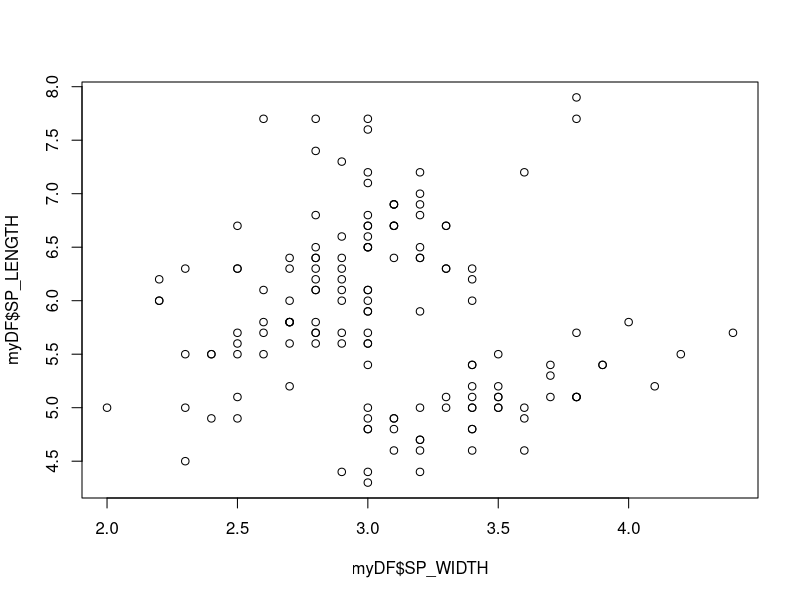
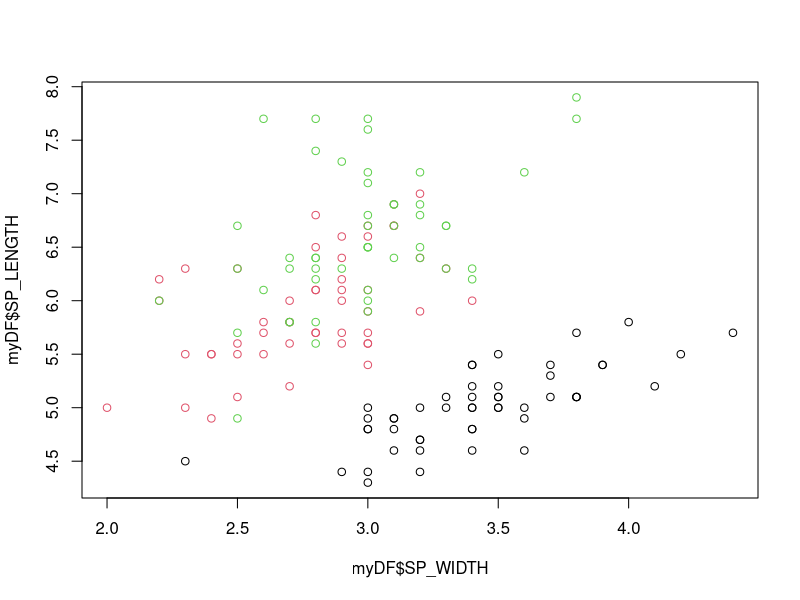
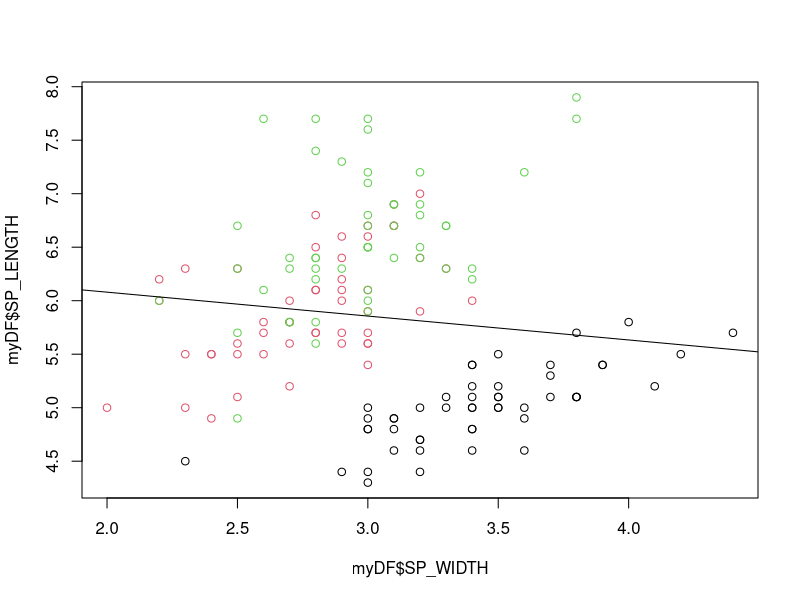
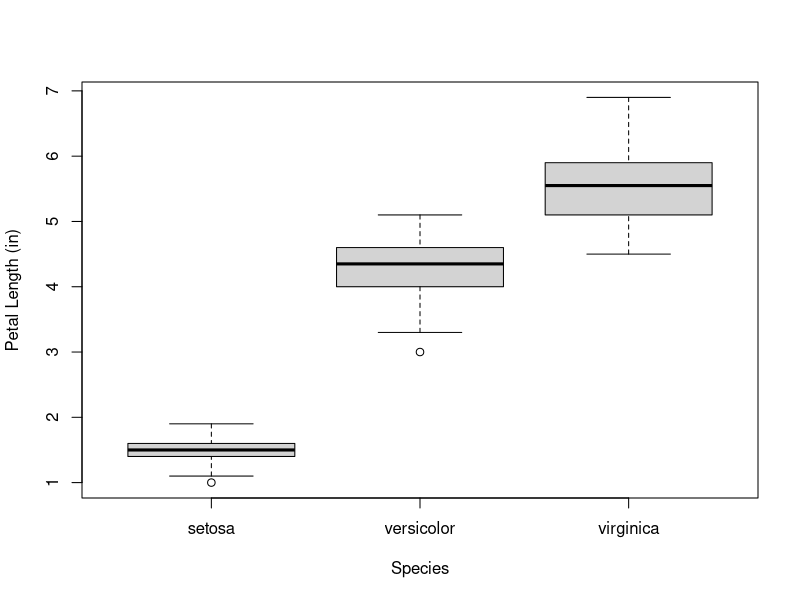
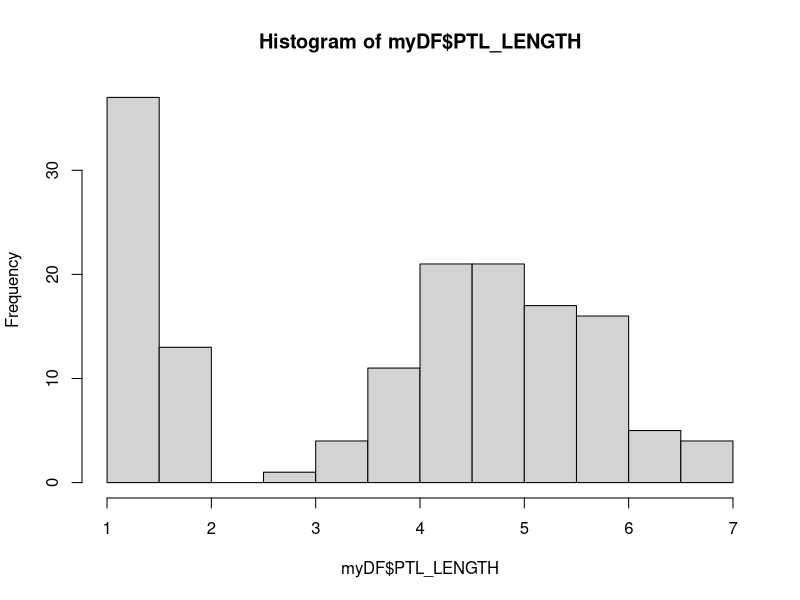
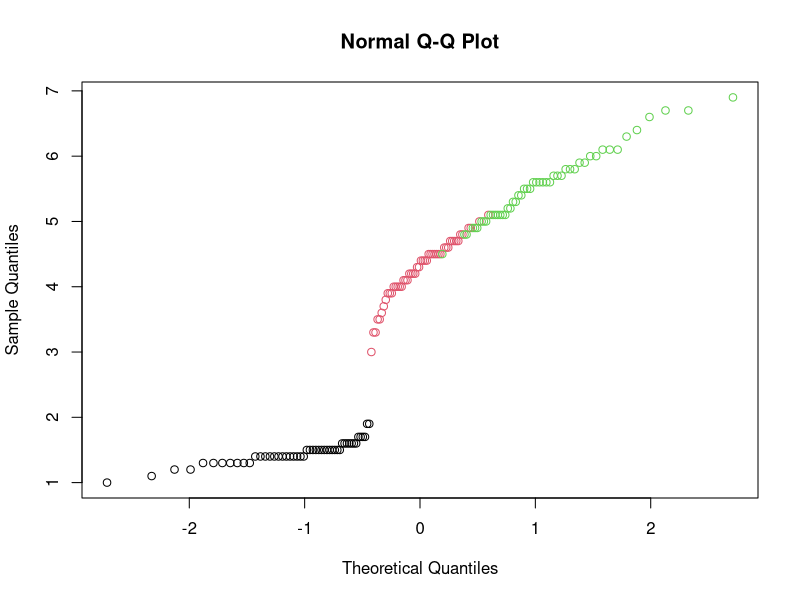

Reproduce these figures in R, in order.

#Lesson 1

#Check working directory
getwd()

#Session info
sessionInfo()


#Make a vector
myVecN<-c(1,2,3,4,5,6,7,8)
class(myVecN)
str(myVecN)

myVecL<-c('one','two',"three",'four',"five",'six')
class(myVecL)

#Remove these objects
rm(myVecN,myVecL)

v1<-c(2,4,6,8,10)
v2<-c(1,1,2,2,0.5)
v3<-v1*v2
v1/v2
v1-v2

myFactor<-factor(c('A','B','C','A','B','C'),levels=c('C',"B",'A'))
myFactor

sort(myFactor)

data()



#Use iris dataset for plotting

myDF<-iris
help(iris)
?iris

head(myDF)
tail(myDF)

unique(myDF$Species)
?unique

table(myDF$Species)

#Subsetting
myDF[1:5,c('Species','Sepal.Length')]

setosa<-myDF[myDF$Species == 'setosa',]


#Get column names
names(myDF)

#Rename Species as upper case
colnames(myDF)[5]<-'SPECIES'
names(myDF)

#Rename columns explcitly
names(myDF)<-c('SP_LENGTH','SP_WIDTH','PTL_LENGTH','PTL_WIDTH','SPECIES')
head(myDF)


#Summary of the data
summary(myDF)

#plot iris data
plot(myDF$SP_LENGTH~myDF$SP_WIDTH)
plot(myDF$SP_LENGTH~myDF$SP_WIDTH,col=myDF$SPECIES)

#Make linear model
mdl<-lm(myDF$SP_LENGTH~myDF$SP_WIDTH)
summary(mdl)


#Add line to plot
plot(myDF$SP_LENGTH~myDF$SP_WIDTH,col=myDF$SPECIES)
abline(mdl)




#Make boxplot
boxplot(myDF$PTL_LENGTH~myDF$SPECIES, xlab='Species',ylab='Petal Length (in)')


#make histogram
hist(myDF$PTL_LENGTH)



#Make qqplot
qqnorm(myDF$PTL_LENGTH,col=myDF$SPECIES)







